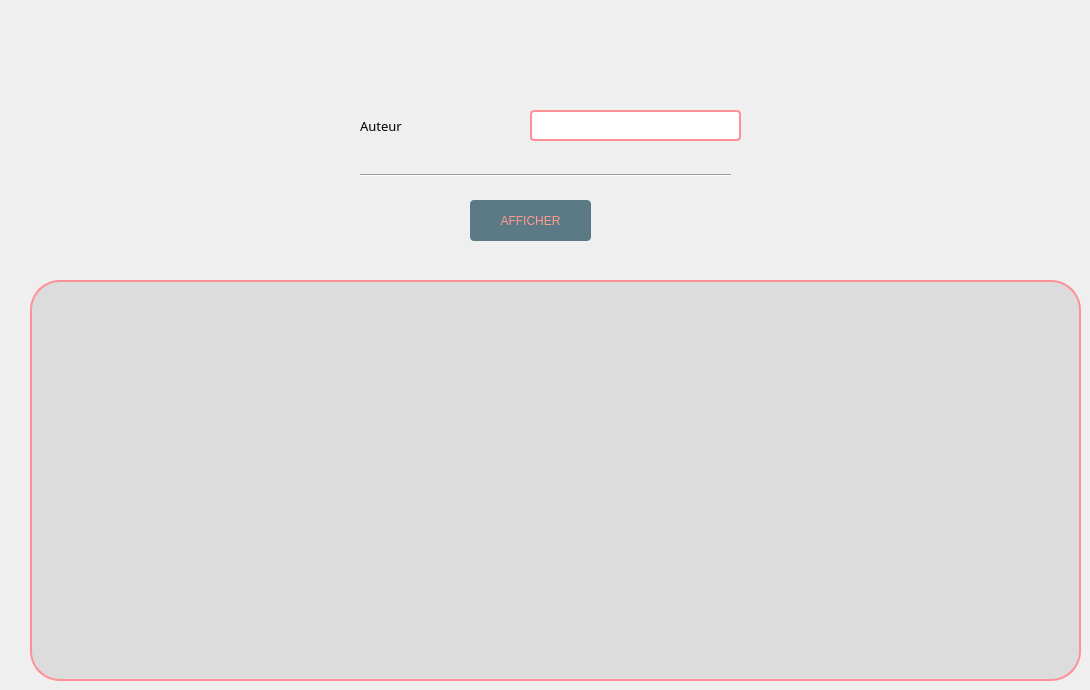
       <widget class="QWidget" name="tab_43">
        <attribute name="title">
         <string>echerche livre d'un auteur donnée</string>
        </attribute>
        <widget class="Line" name="line_8">
         <property name="geometry">
          <rect>
           <x>360</x>
           <y>160</y>
           <width>371</width>
           <height>31</height>
          </rect>
         </property>
         <property name="orientation">
          <enum>Qt::Horizontal</enum>
         </property>
        </widget>
        <widget class="QLineEdit" name="lineEdit_65">
         <property name="geometry">
          <rect>
           <x>530</x>
           <y>110</y>
           <width>211</width>
           <height>31</height>
          </rect>
         </property>
         <property name="styleSheet">
          <string notr="true">color: rgb(92, 121, 134);
font: 10pt &quot;Tw Cen MT Condensed Extra Bold&quot;;
border: 2px solid rgb(255, 145, 150);
border-radius: 4px;</string>
         </property>
        </widget>
        <widget class="QLabel" name="label_56">
         <property name="geometry">
          <rect>
           <x>30</x>
           <y>280</y>
           <width>1051</width>
           <height>401</height>
          </rect>
         </property>
         <property name="styleSheet">
          <string notr="true">background-color:rgba(0,0, 0, 20);
font: 87 10pt &quot;Segoe UI Black&quot;;
color: rgb(92, 121, 134);
border-radius: 30px;
border: 2px solid rgb(255, 145, 150);</string>
         </property>
         <property name="text">
          <string/>
         </property>
        </widget>
        <widget class="QLabel" name="erreurni_17">
         <property name="geometry">
          <rect>
           <x>530</x>
           <y>140</y>
           <width>251</width>
           <height>16</height>
          </rect>
         </property>
         <property name="styleSheet">
          <string notr="true">color: rgb(255, 156, 142);
font: 87 9pt &quot;Segoe UI Black&quot;;
</string>
         </property>
         <property name="text">
          <string/>
         </property>
        </widget>
        <widget class="QPushButton" name="afficher1_6">
         <property name="geometry">
          <rect>
           <x>470</x>
           <y>200</y>
           <width>121</width>
           <height>41</height>
          </rect>
         </property>
         <property name="styleSheet">
          <string notr="true">color: rgb(67, 87, 97);
selection-color: rgb(255, 255, 255);
selection-color: rgb(85, 170, 255);
selection-color: rgb(255, 114, 94);
selection-background-color: rgb(158, 109, 96);
selection-color: qlineargradient(spread:pad, x1:0, y1:0, x2:1, y2:0, stop:0 rgba(0, 0, 0, 255), stop:1 rgba(255, 255, 255, 255));
color: qlineargradient(spread:pad, x1:0, y1:0, x2:1, y2:0, stop:0 rgba(0, 0, 0, 255), stop:1 rgba(255, 255, 255, 255));
border-bottom-color: rgb(157, 109, 96);
alternate-background-color: rgb(156, 107, 94);
color: rgb(255, 156, 142);
background-color: rgb(255, 156, 142);
border-radius: 4px;
font: 87 12pt &quot;Segoe UI Black&quot;;
background-color: rgb(92, 121, 134);</string>
         </property>
         <property name="text">
          <string>AFFICHER</string>
         </property>
        </widget>
        <widget class="QLabel" name="label_71">
         <property name="geometry">
          <rect>
           <x>360</x>
           <y>80</y>
           <width>231</width>
           <height>91</height>
          </rect>
         </property>
         <property name="font">
          <font>
           <family>Segoe UI Black</family>
           <pointsize>10</pointsize>
           <weight>10</weight>
           <italic>false</italic>
           <bold>false</bold>
          </font>
         </property>
         <property name="text">
          <string>Auteur</string>
         </property>
        </widget>
       </widget>
